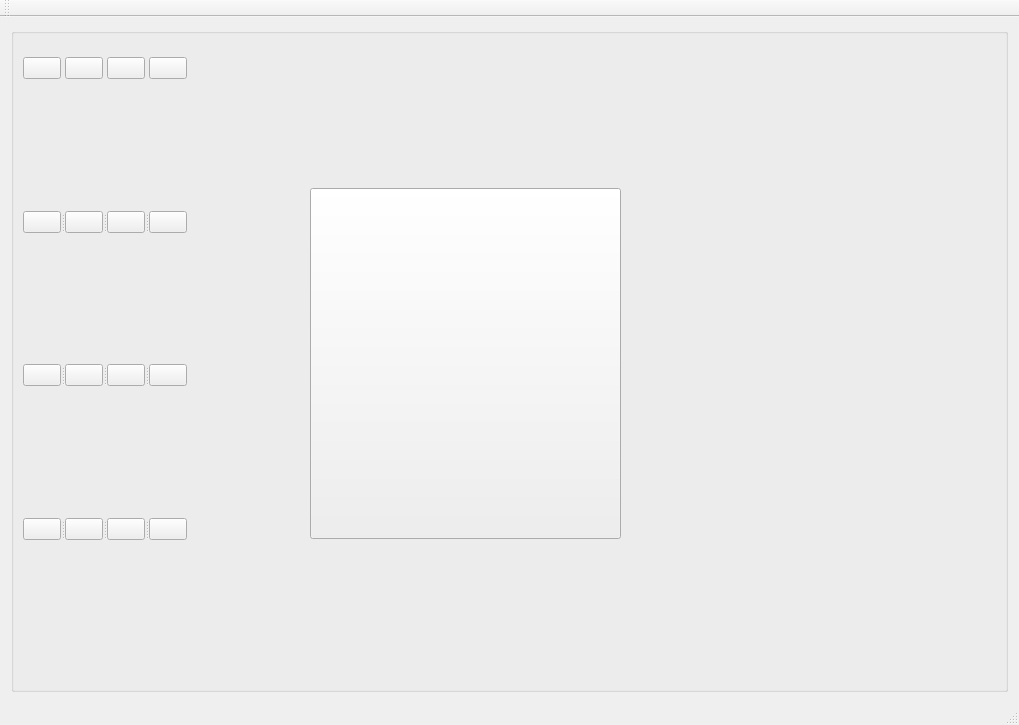
<?xml version="1.0" encoding="UTF-8"?>
<ui version="4.0">
 <class>MainWindow</class>
 <widget class="QMainWindow" name="MainWindow">
  <property name="geometry">
   <rect>
    <x>0</x>
    <y>0</y>
    <width>1019</width>
    <height>725</height>
   </rect>
  </property>
  <property name="windowTitle">
   <string>MainWindow</string>
  </property>
  <widget class="QWidget" name="centralWidget">
   <layout class="QGridLayout" name="gridLayout">
    <item row="0" column="0">
     <widget class="QGroupBox" name="groupBox">
      <property name="enabled">
       <bool>true</bool>
      </property>
      <property name="title">
       <string/>
      </property>
      <widget class="QSplitter" name="splitter_2">
       <property name="geometry">
        <rect>
         <x>12</x>
         <y>336</y>
         <width>164</width>
         <height>22</height>
        </rect>
       </property>
       <property name="orientation">
        <enum>Qt::Horizontal</enum>
       </property>
       <property name="opaqueResize">
        <bool>false</bool>
       </property>
       <widget class="QPushButton" name="pushButton7">
        <property name="text">
         <string/>
        </property>
       </widget>
       <widget class="QPushButton" name="pushButton5">
        <property name="text">
         <string/>
        </property>
       </widget>
       <widget class="QPushButton" name="pushButton6">
        <property name="text">
         <string/>
        </property>
       </widget>
       <widget class="QPushButton" name="pushButton4">
        <property name="text">
         <string/>
        </property>
       </widget>
      </widget>
      <widget class="QSplitter" name="splitter_3">
       <property name="geometry">
        <rect>
         <x>12</x>
         <y>183</y>
         <width>164</width>
         <height>22</height>
        </rect>
       </property>
       <property name="orientation">
        <enum>Qt::Horizontal</enum>
       </property>
       <property name="opaqueResize">
        <bool>true</bool>
       </property>
       <widget class="QPushButton" name="pushButton10">
        <property name="text">
         <string/>
        </property>
       </widget>
       <widget class="QPushButton" name="pushButton11">
        <property name="text">
         <string/>
        </property>
       </widget>
       <widget class="QPushButton" name="pushButton8">
        <property name="text">
         <string/>
        </property>
       </widget>
       <widget class="QPushButton" name="pushButton9">
        <property name="text">
         <string/>
        </property>
       </widget>
      </widget>
      <widget class="QSplitter" name="splitter">
       <property name="geometry">
        <rect>
         <x>12</x>
         <y>490</y>
         <width>164</width>
         <height>22</height>
        </rect>
       </property>
       <property name="orientation">
        <enum>Qt::Horizontal</enum>
       </property>
       <property name="opaqueResize">
        <bool>false</bool>
       </property>
       <widget class="QPushButton" name="pushButton1">
        <property name="text">
         <string/>
        </property>
       </widget>
       <widget class="QPushButton" name="pushButton3">
        <property name="text">
         <string/>
        </property>
       </widget>
       <widget class="QPushButton" name="pushButton0">
        <property name="text">
         <string/>
        </property>
       </widget>
       <widget class="QPushButton" name="pushButton2">
        <property name="text">
         <string/>
        </property>
       </widget>
      </widget>
      <widget class="QPushButton" name="pushButton">
       <property name="geometry">
        <rect>
         <x>299</x>
         <y>160</y>
         <width>311</width>
         <height>351</height>
        </rect>
       </property>
       <property name="styleSheet">
        <string notr="true">background-image: url(:/images/Fatal_Papyrus_The_Death_Skeleton.png);
image: url(:/images/ImageBox/4.png);</string>
       </property>
       <property name="text">
        <string/>
       </property>
      </widget>
      <widget class="QPushButton" name="pushButton12">
       <property name="geometry">
        <rect>
         <x>12</x>
         <y>29</y>
         <width>38</width>
         <height>22</height>
        </rect>
       </property>
       <property name="text">
        <string/>
       </property>
      </widget>
      <widget class="QPushButton" name="pushButton14">
       <property name="geometry">
        <rect>
         <x>54</x>
         <y>29</y>
         <width>38</width>
         <height>22</height>
        </rect>
       </property>
       <property name="text">
        <string/>
       </property>
      </widget>
      <widget class="QPushButton" name="pushButton13">
       <property name="geometry">
        <rect>
         <x>96</x>
         <y>29</y>
         <width>38</width>
         <height>22</height>
        </rect>
       </property>
       <property name="text">
        <string/>
       </property>
      </widget>
      <widget class="QPushButton" name="pushButton15">
       <property name="geometry">
        <rect>
         <x>138</x>
         <y>29</y>
         <width>38</width>
         <height>22</height>
        </rect>
       </property>
       <property name="text">
        <string/>
       </property>
      </widget>
     </widget>
    </item>
   </layout>
  </widget>
  <widget class="QMenuBar" name="menuBar">
   <property name="geometry">
    <rect>
     <x>0</x>
     <y>0</y>
     <width>1019</width>
     <height>19</height>
    </rect>
   </property>
  </widget>
  <widget class="QToolBar" name="mainToolBar">
   <attribute name="toolBarArea">
    <enum>TopToolBarArea</enum>
   </attribute>
   <attribute name="toolBarBreak">
    <bool>false</bool>
   </attribute>
  </widget>
  <widget class="QStatusBar" name="statusBar"/>
 </widget>
 <layoutdefault spacing="6" margin="11"/>
 <resources/>
 <connections/>
</ui>
